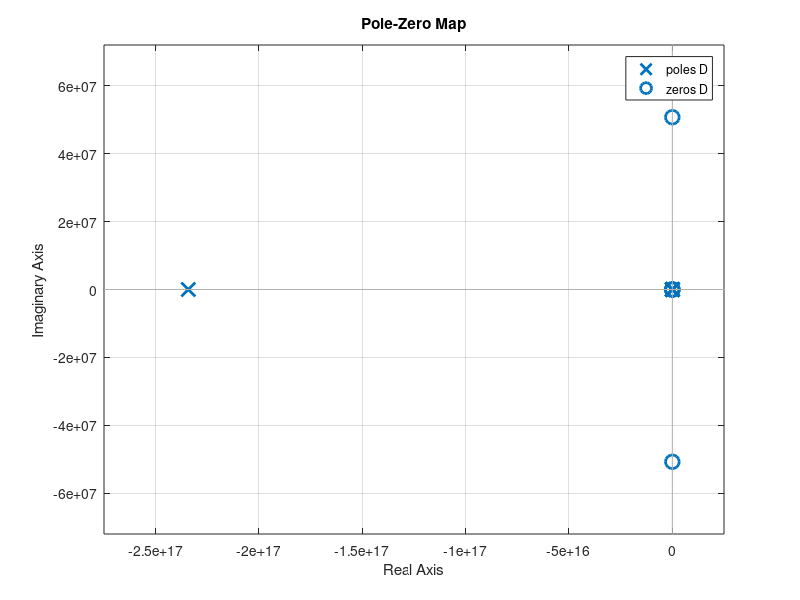

The MATLAB script that drew this image: (Note: this script raises an error after producing the figure.)
%% Plant Model Main
clear all
close all
clc

%% Model parameters 
g           =       9.81;               %  gravity acceleration (m/s^2)
Ixx         =       0.015;              %  moment of inertia (kg*m^2)
Iyy         =       0.015;              %  moment of inertia (kg*m^2)
Izz         =       0.03;               %  moment of inertia (kg*m^2)
l           =       0.25;               %  quadcopter arm (m)
k           =       0.0022;             %  lift constant
b           =       1.14e-7;            %  drag constant
m           =       0.61+0.064*4;     %  mass (kg)
param       =       [Ixx;Iyy;Izz;l;k;b;m];

% %% compute the inversion of matrix H: (mg/c_th*c_ps, tau_ph, tau_th, tau_ps)' = H * (u1,u2,u3,u4)'
% syms k l b
% Conversion = [k      k       k       k;
%      0      0       l*k     -l*k;
%      -l*k   l*k     0       0;
%      -b     -b      b       b;];
% inv(Conversion);

%% Initial conditions (which correspond to the equilibrium conditions)
x0          = [1;0]*0.01;          % State Equilibrium Vector - Roll angles and rates
tau_eq      = [0];            % Control Input Equilibrium - Roll torque
%% Desired values
x_des       = [1;0];          % notice that is scaled in simulation! 
%% Simulation of the model with random parameters
Ts_slk      =       0.01;              % sampling time (s)
Tend_slk    =       400;               % simulation time (s)
%% Linearization
% sim('Modello_corretto_1dof.slx',Tend_slk);
% 
% mdl         = 'Modello_corretto_1dof';
% open_system(mdl)
% blockpath   = 'Modello_corretto_1dof/G';
% linsys      = linearize(mdl,blockpath);
% 
% Alin=linsys.A;
% Blin=linsys.B;
% Clin=linsys.C;
% Dlin=linsys.D;
% save("system_lin0_1dof","Alin","Blin","Clin","Dlin");
load("system_lin0_1dof.mat")

%% H2 infinity
% rounding_n      =   3;                  % rounding at the nth decimal place
% % Difm            =   di_fixed_modes(Alin,Blin,Clin,rounding_n);
% [K,feas,ris]        =   H2_control_1dof(Alin,Blin,Clin,Dlin);
load("K_H2_1dof.mat")

% Transfer function between gamma and y
s=tf('s')
A_cl=Alin+Blin*K;
stable_sys= Clin*inv(s*eye(2)-A_cl)*Blin;      
eig(stable_sys)         

% PI controller to obtain desired performances
% Kp              =   0.0006586;
% Ki              =   0.0006581;
% Kd              =   0.0001648;
% save("PI","Kp","Ki","Kd")
load("PI.mat")

% open("H2_control_1dof.slx")
% sim("H2_control_1dof.slx",Tend_slk)
%% trial to reduce disturbances
C = Kp+Ki/s+Kd*s;
D = stable_sys/(1+stable_sys*C); % transfer function between output and disturbance
pzmap(D)
[K,feas,ris]        =   H2_control_1dof(Alin,Blin,Clin,Dlin);
save("K_H2_robustness_1dof","K")

s=tf('s')
A_cl=Alin+Blin*K;
stable_sys= Clin*inv(s*eye(2)-A_cl)*Blin;      
eig(stable_sys) 

% PI controller to obtain desired performances
Kp              =   0.000271; %150 s
Ki              =   0.0001274;
Kd              =   0.0001441;
save("PI_robust","Kp","Ki","Kd")